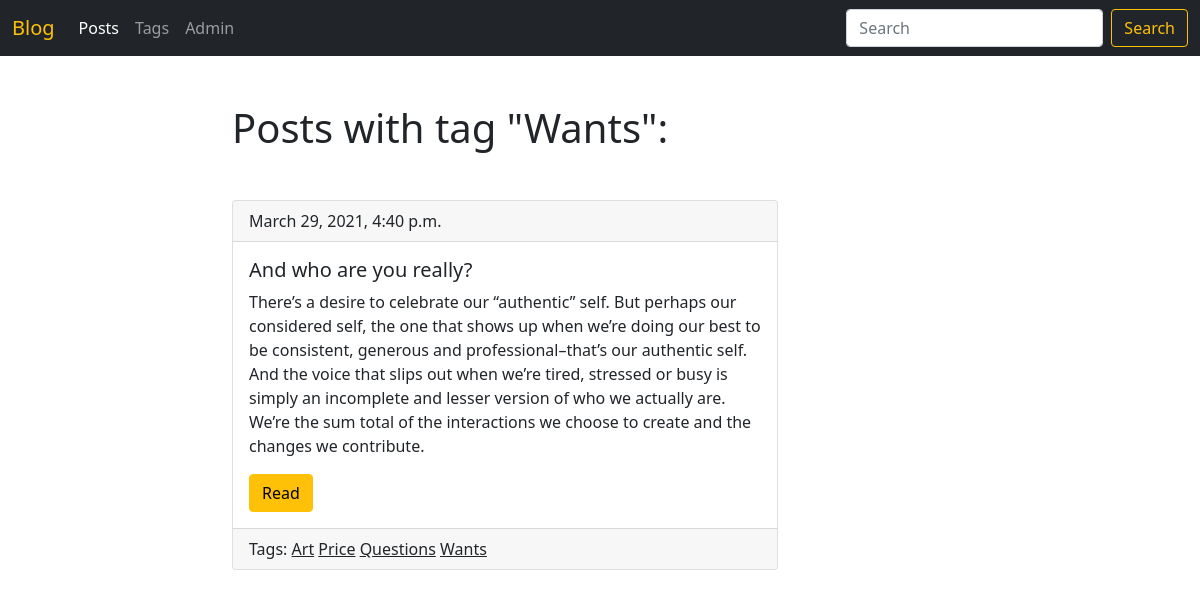
Page /blog/tag/wants/ on the committed database.
### blog/models.py (models this page shows, shortened)
class Tag(models.Model):
    title = models.CharField(max_length=50)
    slug = models.SlugField(max_length=50, unique=True)
    def get_absolute_url(self):
        return reverse('tag_detail', kwargs={'slug': self.slug})
    class Meta:
        ordering = ['title']

class Post(models.Model):
    title = models.CharField(max_length=150, db_index=True)
    slug = models.SlugField(max_length=150, blank=True, unique=True)
    body = models.TextField(blank=True, db_index=True)
    date_pub = models.DateTimeField(auto_now_add=True)
    tags = models.ManyToManyField('tag', blank=True, related_name='posts')
    def get_absolute_url(self):
        return reverse('post_detail', kwargs={'slug': self.slug})
    class Meta:
        ordering = ['-date_pub']

### blog/views.py (the view)
# urls.py: path('tag/<str:slug>/', TagDetail.as_view(), name='tag_detail'),
class TagDetail(ObjectDetailMixin, View):
    model = Tag
    template = 'blog/tag/tag_detail.html'

### blog/utils.py (called while the page is built)
    def get(self, request, slug):
        obj = get_object_or_404(self.model, slug__iexact=slug)
        return render(request, self.template, {self.model.__name__.lower(): obj, 'admin_object': obj, 'detail': True})

### blog/templates/blog/tag/tag_detail.html (shortened to what this page needs)
{% extends 'blog/base_blog.html' %}
{% block content %}
    <h1 class="mb-5">Posts with tag "{{ tag.title|title }}":</h1>
    {% for post in tag.posts.all %}
        {% include 'blog/cards.html' %}
    {% endfor %}
{% endblock %}

### blog/templates/blog/cards.html
<div class="card mb-5">
      <div class="card-header">
            {{ post.date_pub }}
      </div>
      <div class="card-body">
            <h5 class="card-title">{{ post.title }}</h5>
            <p class="card-text">{{ post.body }}</p>
            <a href="{{ post.get_absolute_url }}" class="btn btn-warning">Read</a>
      </div>
            <div class="card-footer">
                  Tags:
                  {% for tag in post.tags.all %}
                  <a href="{{ tag.get_absolute_url }}" class="link-dark">{{ tag.title }}</a>
                  {% endfor %}
            </div>
</div>

### rows in the picture
Tag: title "Wants"
Post: date_pub "March 29, 2021, 4:40 p.m.", title "And who are you really?", body "There’s a desire to celebrate our “authentic” self. But perhaps our considered self, the one that shows up when we’re doing our best to be consistent, generous and professional–that’s our authentic self. And the voice that slips out when we’re tired, stressed or busy is simply an incomplete and lesser version of who we actually are. We’re the sum total of the interactions we choose to create and the changes we contribute."
Tag: title "Art"
Tag: title "Price"
Tag: title "Questions"
